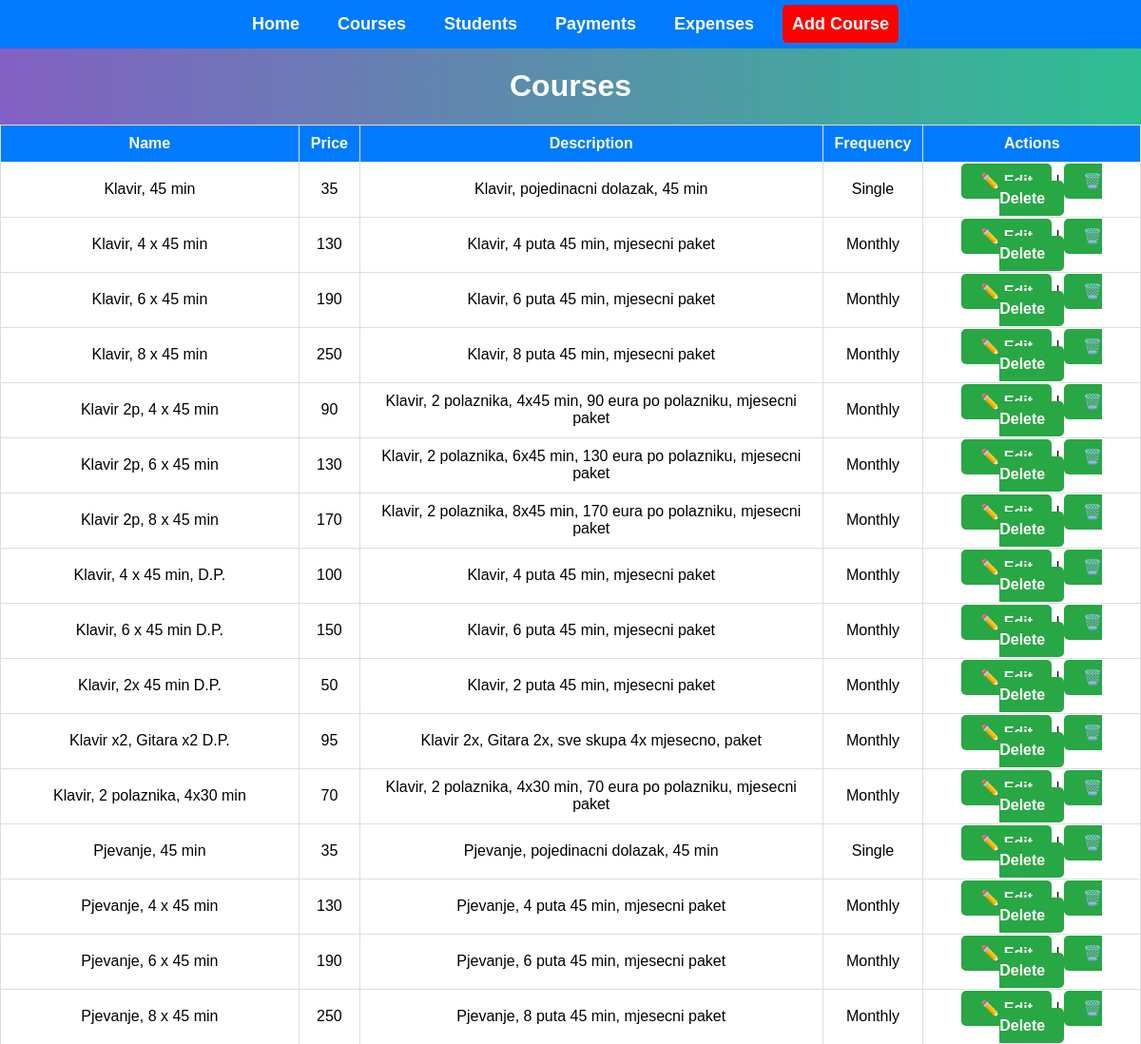
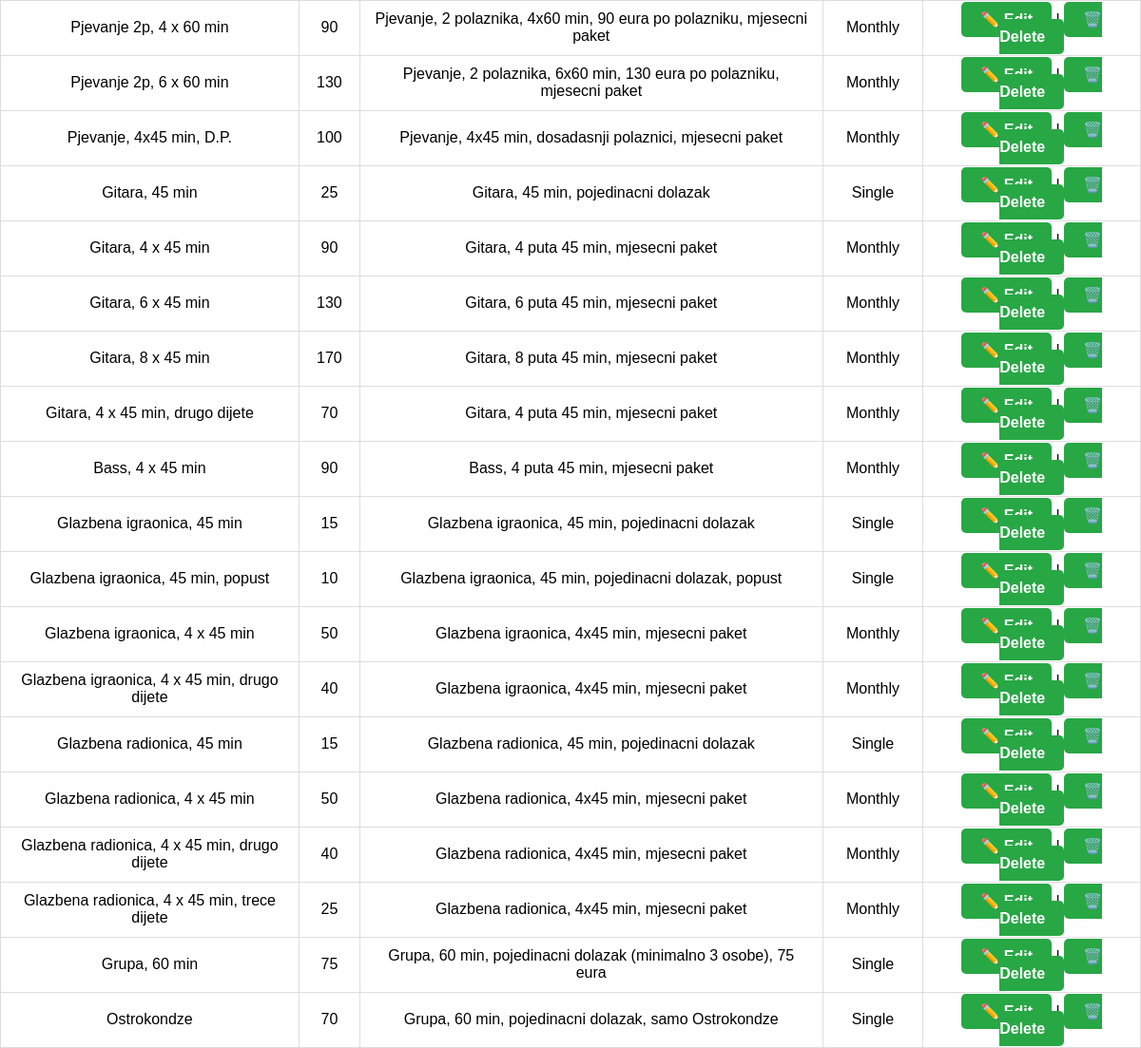
The app's page /doremiredo/courses/ with its own data (2 pictures, top to bottom).
### doremiredo/models.py (models this page shows, shortened)
class Course(models.Model):
    MONTHLY = 'monthly'
    SINGLE = 'single'
    FREQUENCY_CHOICES = [
        (MONTHLY, 'Monthly'),
        (SINGLE, 'Single'),
    ]
    name = models.CharField(max_length=100)
    price = models.DecimalField(max_digits=4, decimal_places=0)
    description = models.TextField(blank=True)
    frequency = models.CharField(
        max_length=10,
        choices=FREQUENCY_CHOICES,
        default=MONTHLY
    )

### doremiredo/views.py (the view)
# urls.py: path('courses/', views.list_course, name='list_course'),
def list_course(request):
    courses = Course.objects.all()
    return render(request, 'list_course.html', {'courses': courses})

### doremiredo/templates/list_course.html (shortened to what this page needs)
{% load static %}
<!DOCTYPE html>
<html lang="en">
<head>
    <link rel="stylesheet" href="{% static 'doremiredo/styles.css' %}">
</head>
<body>
    <nav>
        <ul>
            <li><a href="{% url 'home' %}">Home</a></li>
            <li><a href="{% url 'list_course' %}">Courses</a></li>
            <li><a href="{% url 'list_student' %}">Students</a></li>
            <li><a href="{% url 'list_payment' %}">Payments</a></li>
            <li><a href="{% url 'list_expense' %}">Expenses</a></li>
            <li><a href="{% url 'add_course' %}" class="red-button">Add Course</a></li>
        </ul>
    </nav>
    <h1>Courses</h1>
    <table border="1">
        <thead>
            <tr>
                <th>Name</th>
                <th>Price</th>
                <th>Description</th>
                <th>Frequency</th>
                <th>Actions</th>
            </tr>
        </thead>
        <tbody>
            {% for course in courses %}
            <tr>
                <td>{{ course.name }}</td>
                <td>{{ course.price }}</td>
                <td>{{ course.description }}</td>
                <td>{{ course.get_frequency_display }}</td>
                <td>
                    <a href="{% url 'edit_course' course.id %}" class="btn">✏️ Edit</a> |
                    <a href="{% url 'delete_course' course.id %}" class="btn">🗑️ Delete</a>
                </td>
            </tr>
            {% endfor %}
        </tbody>
    </table>
</body>
</html>

### doremiredo/static/doremiredo/styles.css (style rules this page uses)
body { font-family: 'Arial', sans-serif; background: linear-gradient(to right, #8360c3, #2ebf91); color: #fff; text-align: center; margin: 0; padding: 0; }
table { width: 100%; border-collapse: collapse; text-align: left; }
th, td { padding: 10px 12px; border: 1px solid #ddd; }
th { background-color: #007bff; color: white; text-align: center; }
td { text-align: center; background-color: white; color: black; }
nav { background-color: #007bff; padding: 15px; text-align: center; }
nav ul { list-style: none; padding: 0; margin: 0; display: flex; justify-content: center; gap: 20px; }
nav ul li { display: inline; }
nav ul li a { text-decoration: none; color: white; font-size: 18px; font-weight: bold; padding: 10px 10px; border-radius: 5px; transition: background 0.3s; }
.red-button { background-color: red; color: white; padding: 10px 10px; border-radius: 5px; text-decoration: none; font-weight: bold; display: inline; transition: background-color 0.3s ease; }
.btn { display: inline; padding: 10px 20px; margin-bottom: 20px; font-size: 16px; font-weight: bold; color: white; background-color: #28a745; border: none; border-radius: 5px; text-decoration: none; text-align: center; transition: background 0.3s; }

### records on screen
Course: name "Klavir, 45 min", price "35", description "Klavir, pojedinacni dolazak, 45 min", frequency "Single"
Course: name "Klavir, 4 x 45 min", price "130", description "Klavir, 4 puta 45 min, mjesecni paket", frequency "Monthly"
Course: name "Klavir, 6 x 45 min", price "190", description "Klavir, 6 puta 45 min, mjesecni paket", frequency "Monthly"
Course: name "Klavir, 8 x 45 min", price "250", description "Klavir, 8 puta 45 min, mjesecni paket", frequency "Monthly"
Course: name "Klavir 2p, 4 x 45 min", price "90", description "Klavir, 2 polaznika, 4x45 min, 90 eura po polazniku, mjesecni paket", frequency "Monthly"
Course: name "Klavir 2p, 6 x 45 min", price "130", description "Klavir, 2 polaznika, 6x45 min, 130 eura po polazniku, mjesecni paket", frequency "Monthly"
Course: name "Klavir 2p, 8 x 45 min", price "170", description "Klavir, 2 polaznika, 8x45 min, 170 eura po polazniku, mjesecni paket", frequency "Monthly"
Course: name "Klavir, 4 x 45 min, D.P.", price "100", description "Klavir, 4 puta 45 min, mjesecni paket", frequency "Monthly"
Course: name "Klavir, 6 x 45 min D.P.", price "150", description "Klavir, 6 puta 45 min, mjesecni paket", frequency "Monthly"
Course: name "Klavir, 2x 45 min D.P.", price "50", description "Klavir, 2 puta 45 min, mjesecni paket", frequency "Monthly"
Course: name "Klavir x2, Gitara x2 D.P.", price "95", description "Klavir 2x, Gitara 2x, sve skupa 4x mjesecno, paket", frequency "Monthly"
Course: name "Klavir, 2 polaznika, 4x30 min", price "70", description "Klavir, 2 polaznika, 4x30 min, 70 eura po polazniku, mjesecni paket", frequency "Monthly"
Course: name "Pjevanje, 45 min", price "35", description "Pjevanje, pojedinacni dolazak, 45 min", frequency "Single"
Course: name "Pjevanje, 4 x 45 min", price "130", description "Pjevanje, 4 puta 45 min, mjesecni paket", frequency "Monthly"
Course: name "Pjevanje, 6 x 45 min", price "190", description "Pjevanje, 6 puta 45 min, mjesecni paket", frequency "Monthly"
Course: name "Pjevanje, 8 x 45 min", price "250", description "Pjevanje, 8 puta 45 min, mjesecni paket", frequency "Monthly"
Course: name "Pjevanje 2p, 4 x 60 min", price "90", description "Pjevanje, 2 polaznika, 4x60 min, 90 eura po polazniku, mjesecni paket", frequency "Monthly"
Course: name "Pjevanje 2p, 6 x 60 min", price "130", description "Pjevanje, 2 polaznika, 6x60 min, 130 eura po polazniku, mjesecni paket", frequency "Monthly"
Course: name "Pjevanje, 4x45 min, D.P.", price "100", description "Pjevanje, 4x45 min, dosadasnji polaznici, mjesecni paket", frequency "Monthly"
Course: name "Gitara, 45 min", price "25", description "Gitara, 45 min, pojedinacni dolazak", frequency "Single"
Course: name "Gitara, 4 x 45 min", price "90", description "Gitara, 4 puta 45 min, mjesecni paket", frequency "Monthly"
Course: name "Gitara, 6 x 45 min", price "130", description "Gitara, 6 puta 45 min, mjesecni paket", frequency "Monthly"
Course: name "Gitara, 8 x 45 min", price "170", description "Gitara, 8 puta 45 min, mjesecni paket", frequency "Monthly"
Course: name "Gitara, 4 x 45 min, drugo dijete", price "70", description "Gitara, 4 puta 45 min, mjesecni paket", frequency "Monthly"
Course: name "Bass, 4 x 45 min", price "90", description "Bass, 4 puta 45 min, mjesecni paket", frequency "Monthly"
Course: name "Glazbena igraonica, 45 min", price "15", description "Glazbena igraonica, 45 min, pojedinacni dolazak", frequency "Single"
Course: name "Glazbena igraonica, 45 min, popust", price "10", description "Glazbena igraonica, 45 min, pojedinacni dolazak, popust", frequency "Single"
Course: name "Glazbena igraonica, 4 x 45 min", price "50", description "Glazbena igraonica, 4x45 min, mjesecni paket", frequency "Monthly"
Course: name "Glazbena igraonica, 4 x 45 min, drugo dijete", price "40", description "Glazbena igraonica, 4x45 min, mjesecni paket", frequency "Monthly"
Course: name "Glazbena radionica, 45 min", price "15", description "Glazbena radionica, 45 min, pojedinacni dolazak", frequency "Single"
Course: name "Glazbena radionica, 4 x 45 min", price "50", description "Glazbena radionica, 4x45 min, mjesecni paket", frequency "Monthly"
Course: name "Glazbena radionica, 4 x 45 min, drugo dijete", price "40", description "Glazbena radionica, 4x45 min, mjesecni paket", frequency "Monthly"
Course: name "Glazbena radionica, 4 x 45 min, trece dijete", price "25", description "Glazbena radionica, 4x45 min, mjesecni paket", frequency "Monthly"
Course: name "Grupa, 60 min", price "75", description "Grupa, 60 min, pojedinacni dolazak (minimalno 3 osobe), 75 eura", frequency "Single"
Course: name "Ostrokondze", price "70", description "Grupa, 60 min, pojedinacni dolazak, samo Ostrokondze", frequency "Single"
